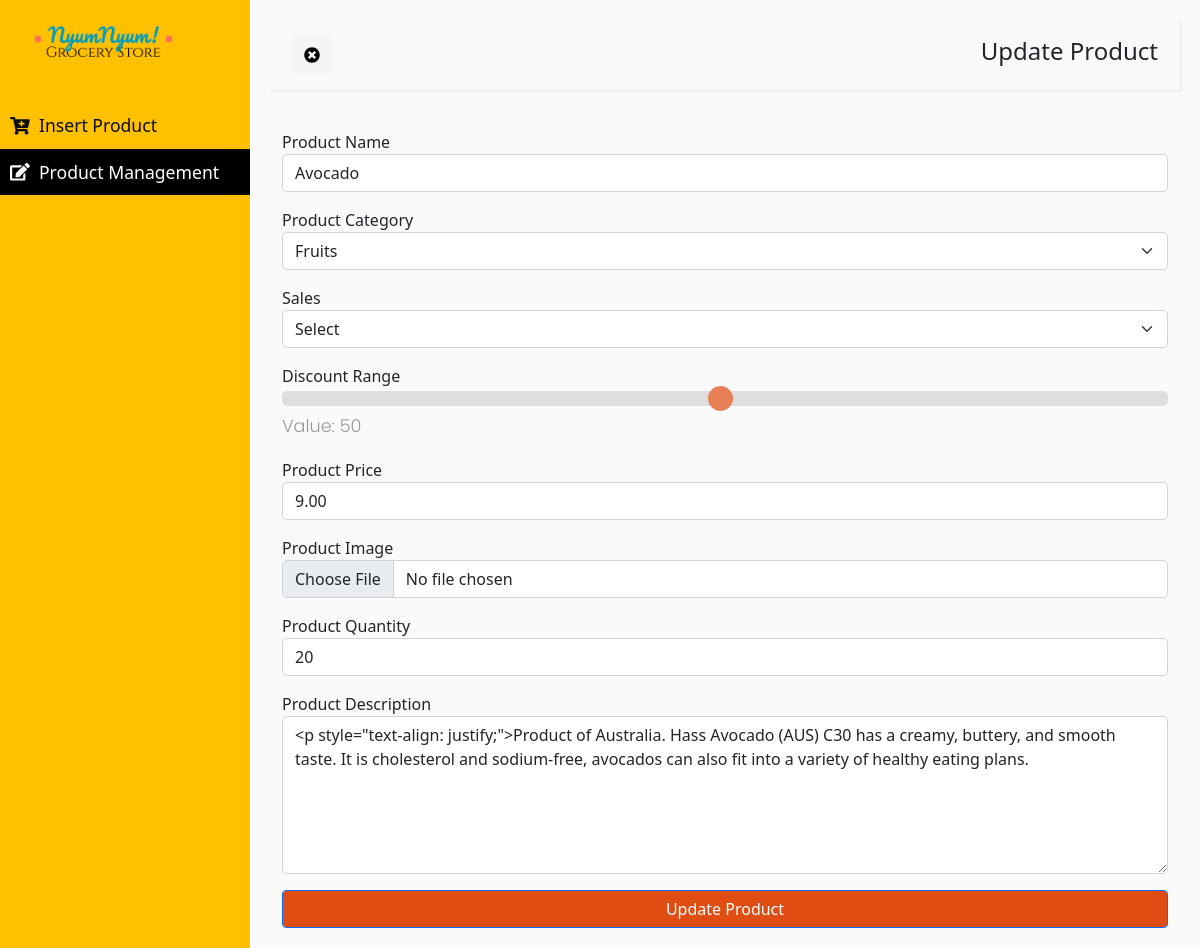
Page /admin_area/editInside.php?product_id=49 on the earlier database version.
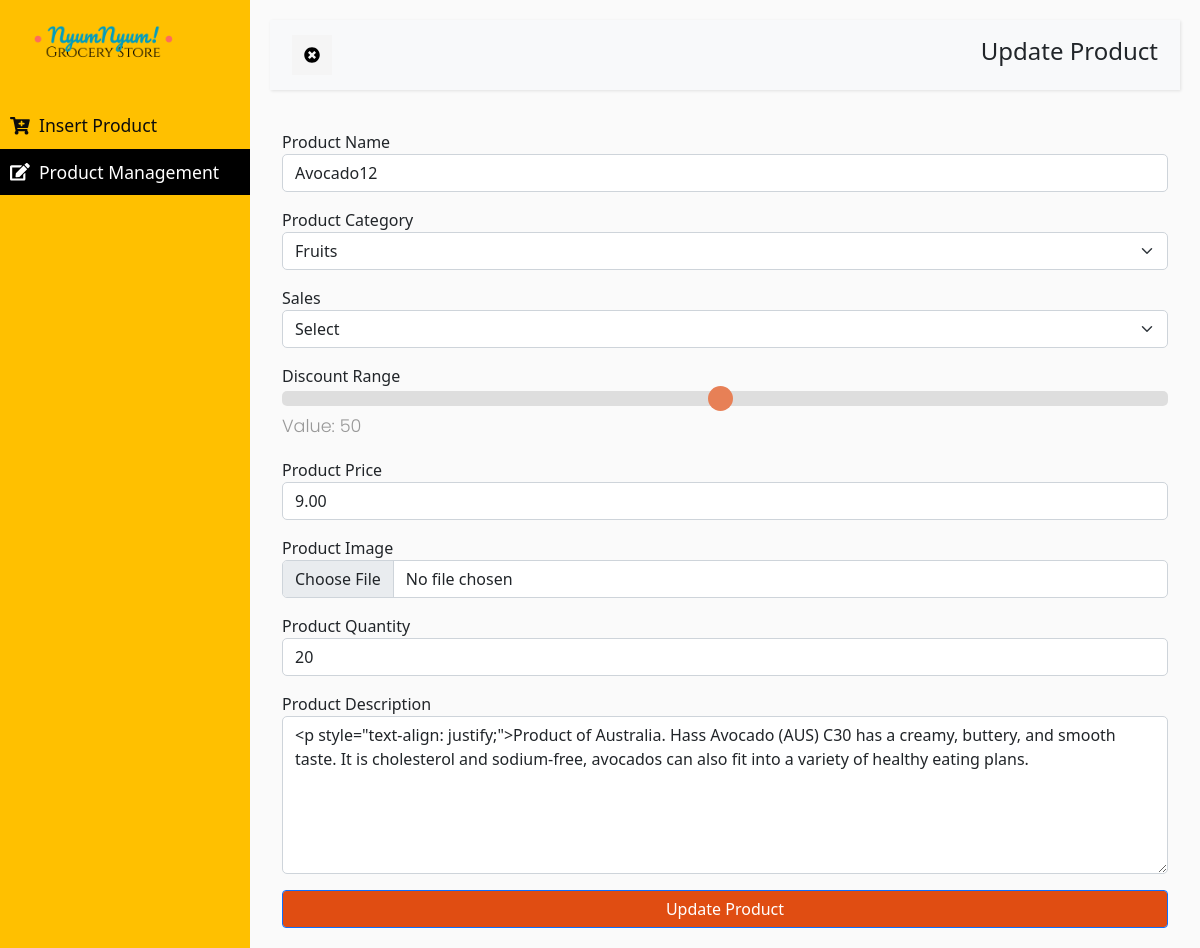
Same page on the later database version.
### tables this page shows
CREATE TABLE `product` (
  `product_id` int(10) NOT NULL,
  `p_cat_id` int(11) NOT NULL,
  `date` timestamp NOT NULL DEFAULT current_timestamp(),
  `product_name` text NOT NULL,
  `sale` varchar(255) NOT NULL,
  `percentage` varchar(255) NOT NULL,
  `product_price` float(10,2) NOT NULL,
  `product_img` varchar(255) NOT NULL,
  `product_quantity` int(10) NOT NULL,
  `product_desc` text NOT NULL
);

### admin_area/editInside.php (the view, shortened to what the changed rows need)
<?php
include("../includes/db.php")
?>
<!DOCTYPE html>
<html>
<head>
    <link href="https://cdn.jsdelivr.net/npm/bootstrap@5.0.0-beta3/dist/css/bootstrap.min.css" rel="stylesheet">
    <link rel="stylesheet" href="admin.css?v=<?php echo time();?>">
</head>
<body>
    <div class="wrapper">
        <div id="content">
            <div class="container">
                <form method="post" enctype="multipart/form-data">
                <?php
                    if(isset($_GET['product_id'])){
                        $product_id = $_GET['product_id'];
                    }
                    $query = "SELECT * FROM product where product_id='$product_id'";
                    $run_query = mysqli_query($con,$query);
                    $row_product = mysqli_fetch_array($run_query);
                    $product_name = $row_product['product_name'];
                    $sale = $row_product['sale'];
                    $product_price = $row_product['product_price'];
                    $product_img1 = $row_product['product_img'];
                    $product_quantity = $row_product['product_quantity'];
                    $product_desc = $row_product['product_desc'];
                    $text=str_ireplace('<p>','',$product_desc);
                    $text=str_ireplace('</p>','',$text);
                ?>
                    <div class=" mb-3">
                        <label class="col-auto">Product Name</label>
                        <input name="product_name" type="text" value="<?=$product_name;?>" class="form-control" style="border-radius: 5px 5px 5px 5px;" required>
                    </div>
                    <div class="mb-3">
                        <label class="col-auto">Sales</label>
                        <select onclick="myFunction()" id="sale" name="sale" class="form-select" style="border-radius: 5px 5px 5px 5px;" aria-label="Default select example">
                        <?php
                            if($sale == 2){
                                ?>
                                <option value="">Select</option>
                                <option selected  value="1">Sale</option>
                                <option   value="2">No Sale</option>
                                <?php
                            } else if($sale == 1){
                                ?>
                                <option value="">Select</option>
                                <option selected  value="1">Sale</option>
                                <option  value="2">No Sale</option>
                                <?php
                            } else{
                                ?>
                                <option value="">Select</option>
                                <?php
                            }
                        ?>
                        </select>
                    </div>
                    <div class="mb-3">
                        <label class="col-auto">Product Price</label>
                        <input name=" product_price" type="text" class="form-control" value="<?=$product_price;?>" style="border-radius: 5px 5px 5px 5px;" required>
                    </div>
                    <div class="mb-3">
                        <label class="col-auto">Product Image</label>
                        <input name="product_img" type="file" class="form-control" value="<?=$product_img1;?>" style="border-radius: 5px 5px 5px 5px;">
                    </div>
                    <div class="mb-3">
                        <label class="col-auto">Product Quantity</label>
                        <input name="product_stock" type="text" class="form-control" value="<?=$product_quantity;?>" style="border-radius: 5px 5px 5px 5px;" required>
                    </div>
                    <div class="mb-3">
                        <label class="col-auto">Product Description</label>
                        <textarea name="product_desc" cols="19" rows="6" class="form-control" style="border-radius: 5px 5px 5px 5px;"><?=$text;?></textarea>
                    </div>
                </form>
            </div>
        </div>
    </div>
</body>
</html>
</html>

Differences in the rows shown:
changed product "Select": product_name "Avocado" → "Avocado12"
